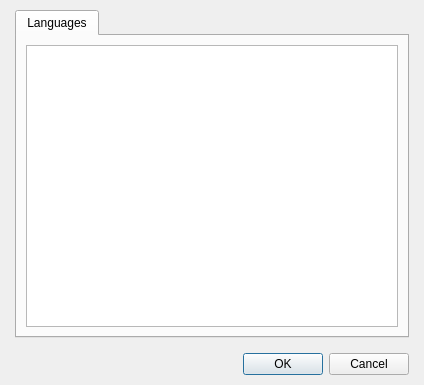
<?xml version="1.0" encoding="UTF-8"?>
<ui version="4.0">
 <class>DialogLanguages</class>
 <widget class="QDialog" name="DialogLanguages">
  <property name="geometry">
   <rect>
    <x>0</x>
    <y>0</y>
    <width>424</width>
    <height>385</height>
   </rect>
  </property>
  <property name="windowTitle">
   <string>Dialog</string>
  </property>
  <layout class="QGridLayout" name="gridLayout_2">
   <property name="leftMargin">
    <number>15</number>
   </property>
   <property name="topMargin">
    <number>10</number>
   </property>
   <property name="rightMargin">
    <number>15</number>
   </property>
   <property name="bottomMargin">
    <number>10</number>
   </property>
   <item row="0" column="0">
    <layout class="QVBoxLayout" name="verticalLayout" stretch="1,0">
     <property name="spacing">
      <number>15</number>
     </property>
     <item>
      <widget class="QTabWidget" name="tabWidget">
       <property name="currentIndex">
        <number>0</number>
       </property>
       <widget class="QWidget" name="tab">
        <attribute name="title">
         <string>Languages</string>
        </attribute>
        <layout class="QGridLayout" name="gridLayout">
         <item row="0" column="0">
          <widget class="WidgetSuperTree" name="treeViewLanguages">
           <attribute name="headerVisible">
            <bool>false</bool>
           </attribute>
          </widget>
         </item>
        </layout>
       </widget>
      </widget>
     </item>
     <item>
      <widget class="QDialogButtonBox" name="buttonBox">
       <property name="orientation">
        <enum>Qt::Horizontal</enum>
       </property>
       <property name="standardButtons">
        <set>QDialogButtonBox::Cancel|QDialogButtonBox::Ok</set>
       </property>
      </widget>
     </item>
    </layout>
   </item>
  </layout>
 </widget>
 <customwidgets>
  <customwidget>
   <class>WidgetSuperTree</class>
   <extends>QTreeView</extends>
   <header>widgetsupertree.h</header>
  </customwidget>
 </customwidgets>
 <resources/>
 <connections>
  <connection>
   <sender>buttonBox</sender>
   <signal>accepted()</signal>
   <receiver>DialogLanguages</receiver>
   <slot>accept()</slot>
   <hints>
    <hint type="sourcelabel">
     <x>248</x>
     <y>254</y>
    </hint>
    <hint type="destinationlabel">
     <x>157</x>
     <y>274</y>
    </hint>
   </hints>
  </connection>
  <connection>
   <sender>buttonBox</sender>
   <signal>rejected()</signal>
   <receiver>DialogLanguages</receiver>
   <slot>reject()</slot>
   <hints>
    <hint type="sourcelabel">
     <x>316</x>
     <y>260</y>
    </hint>
    <hint type="destinationlabel">
     <x>286</x>
     <y>274</y>
    </hint>
   </hints>
  </connection>
 </connections>
</ui>
